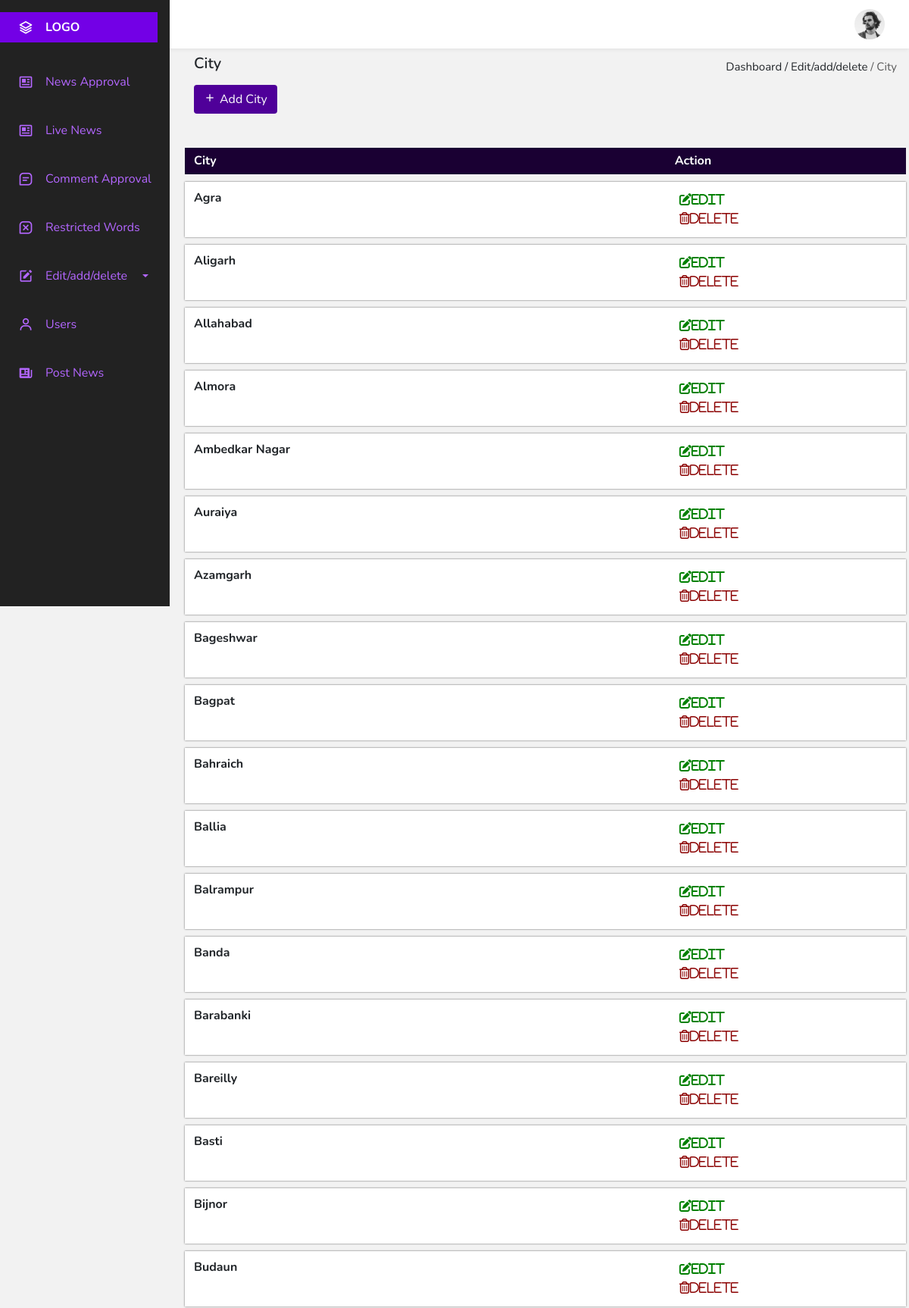
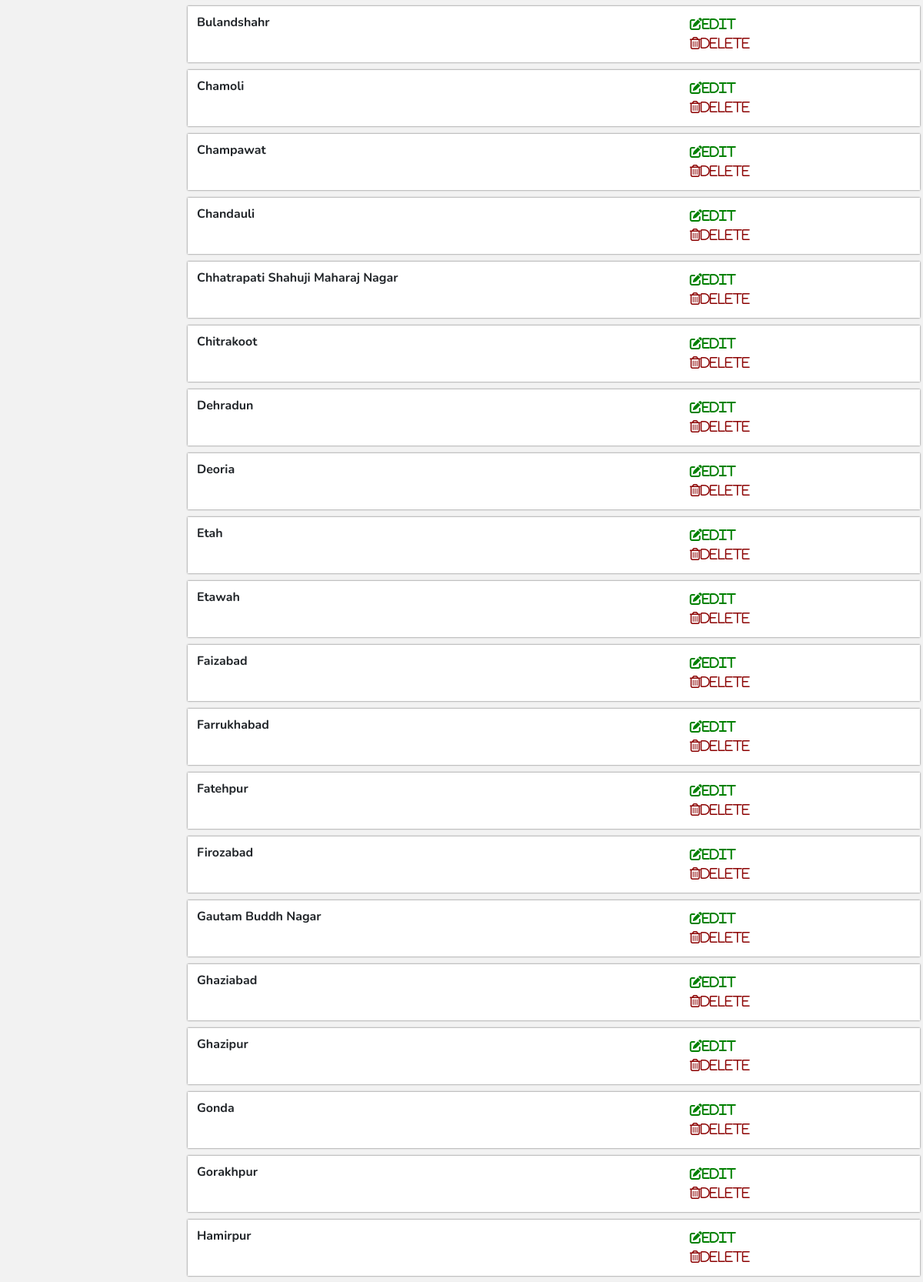
Page /public_html/admin_panel/city.php (upper part) on the committed database (2 pictures, top to bottom).
### tables this page shows
CREATE TABLE `cities` (
  `city_id` int(11) NOT NULL,
  `city` text NOT NULL,
  `state_id` int(11) NOT NULL,
  `district_id` int(11) NOT NULL
);

### public_html/admin_panel/city.php (the view, shortened to what this page needs)
<!DOCTYPE html>
<html lang="en">
<head>
    <link href='https://cdn.jsdelivr.net/npm/boxicons@2.0.5/css/boxicons.min.css' rel='stylesheet'>
    <link href="https://cdn.jsdelivr.net/npm/bootstrap@5.0.0-beta1/dist/css/bootstrap.min.css" rel="stylesheet">
    <link rel="stylesheet" href="style.css">
</head>
<body id="body-pd">
    <header class="header" id="header">
        <div class="header__img">
            <img src="perfil.jpg" alt="">
        </div>
    </header>
    <div class="l-navbar" id="nav-bar">
        <nav class="nav">
            <div>
                <a href="#" class="nav__logo">
                    <i class='bx bx-layer nav__logo-icon'></i>
                    <span class="nav__logo-name">LOGO</span>
                </a>
                <div class="nav__list">
                    <a href="index.php" class="nav__link">
                        <i class='bx bx-news nav__icon'></i>
                        <span class="nav__name">News Approval</span>
                    </a>
                    <a href="live_news.php" class="nav__link">
                        <i class='bx bx-news nav__icon'></i>
                        <span class="nav__name">Live News</span>
                    </a>
                    <a href="comment.php" class="nav__link">
                        <i class='bx bx-message-square-detail nav__icon'></i>
                        <span class="nav__name">Comment Approval</span>
                    </a>
                    <a href="restricted.php" class="nav__link">
                        <i class='bx bx-message-square-x nav__icon'></i>
                        <span class="nav__name">Restricted Words</span>
                    </a>
                    <a class=" nav__link nav-link dropdown-toggle nav__line1" href="#" id="navbarDropdown" role="button" data-bs-toggle="dropdown" aria-expanded="false">
                        <i class='bx bxs-edit nav__icon'></i>
                        <span class="nav__name">Edit/add/delete</span>
                    </a>
                    <a href="user.php" class="nav__link">
                        <i class='bx bx-user nav__icon'></i>
                        <span class="nav__name">Users</span>
                    </a>
                <a href="postNews.php" class="nav__link">
                    <i class='bx bxs-news nav__icon'></i>
                    <span class="nav__name">Post News</span>
                </a>
            </div>
        </div>
    </nav>
</div>
<section id="tab1">
    <div class="navbar">
        <div class="navbar-left">
            <h5>City</h5>
        </div>
        <div class="navbar-right">
            <p>Dashboard / Edit/add/delete <span class="p-span">/ City</span></p>
        </div>
    </div>
    <button class="btn res-btn" onclick="togglePopup1()"><i class='bx bx-plus'></i>Add City</button>
                        <?php
                        include 'db.php';
                            ?>
    <div class="row title-sec">
        <div class="col">
            <h6>City</h6>
        </div>
        <div class="col-4">
            <h6>Action</h6>
        </div>
    </div>
    <?php
    $result1 = mysqli_query($con, "SELECT * FROM cities ORDER BY city");
    while ($row = mysqli_fetch_array($result1)) {
        ?>
        <div class="row">
            <div class="col-12 table1">
                <div class="row row1">
                    <div class="col">
                        <h6 class="h6-1"><?php echo $row['city']; ?></h6>
                    </div>
                    <div class="col-4">
                        <button class="action-btn1" onclick="togglePopup(<?php echo $row['city_id']; ?>)" ><i class="fas fa-edit fas-lg">Edit</i></button>
                        <button class="action-btn2" onclick="return confirm('Are you sure to Delete?')" ><a href="delete_city.php?msg=<?php echo $row['city_id']; ?>"><i class="far fa-trash-alt fas-lg">Delete</i></a></button>
                    </div>
            </div>
        </div>
    </div>
    <?php } ?>
</section>
</body>
</html>

### public_html/admin_panel/style.css (style rules this page uses)
:root { --header-height: 3rem; --nav-width: 224px; --first-color: #4723D9; --first-color-light: #AFA5D9; --white-color: #F7F6FB; --body-font: 'Nunito', sans-serif; --normal-font-size: 1rem; --z-fixed: 100; }
body { position: relative; margin: var(--header-height) 0 0 0; padding: 0 1rem; font-family: var(--body-font); font-size: var(--normal-font-size); transition: .5s; }
a { text-decoration: none; }
.header { width: 100%; height: var(--header-height); position: fixed; top: 0; left: 0; display: flex; align-items: center; justify-content: space-between; padding: 0 1rem; background-color: var(--white-color); z-index: var(--z-fixed); transition: .5s; }
.header__img { width: 35px; height: 35px; display: flex; justify-content: center; border-radius: 50%; overflow: hidden; }
.header__img img { width: 40px; }
.l-navbar { position: fixed; top: 0; left: -30%; width: var(--nav-width); height: 100vh; background: #222222; padding: .5rem 1rem 0 0; transition: .5s; z-index: var(--z-fixed); }
.nav { height: 100%; display: flex; flex-direction: column; justify-content: space-between; overflow: hidden; }
.nav__logo, .nav__link { display: grid; grid-template-columns: max-content max-content; align-items: center; column-gap: 1rem; padding: .5rem 0 .5rem 1.5rem; }
.nav__line1 { display: flex; }
.nav__logo { background: #7300e6; margin-bottom: 2rem; }
.nav__logo-icon { font-size: 1.25rem; color: #fff; }
.nav__logo-name { color: #fff; font-weight: 700; }
.nav__link { position: relative; color: #b366ff; margin-bottom: 1.5rem; transition: .3s; }
.nav__icon { font-size: 1.25rem; }
@media screen and (min-width: 768px) { body { margin: calc(var(--header-height) + 1rem) 0 0 0; padding-left: calc(var(--nav-width) + 2rem); background-color: #f2f2f2; } }
@media screen and (min-width: 768px) { .header { height: calc(var(--header-height) + 1rem); padding: 0 2rem 0 calc(var(--nav-width) + 2rem); background-color: #fff; box-shadow: 0px 0px 6px #d9d9d9; } }
@media screen and (min-width: 768px) { .header__img { width: 40px; height: 40px; } }
@media screen and (min-width: 768px) { .header__img img { width: 45px; } }
@media screen and (min-width: 768px) { .l-navbar { left: 0; padding: 1rem 1rem 0 0; } }
@media screen and (min-width: 768px) { #tab1 .navbar-left h5 { font-weight: 600; } }
@media screen and (min-width: 768px) { #tab1 .navbar-right p { font-size: 15px; margin-bottom: 0; } }
@media screen and (min-width: 768px) { #tab1 .p-span { color: #595959 } }
@media screen and (min-width: 768px) { #tab1 .title-sec { margin-top: 45px; background: #1a0033; color: #fff; padding: 8px 0 0 0; } }
@media screen and (min-width: 768px) { #tab1 .title-sec h6 { font-weight: bold; } }
@media screen and (min-width: 768px) { #tab1 .table1 { background-color: #fff; margin-top: 10px; box-shadow: 0px 0px 2px #595959; } }
@media screen and (min-width: 768px) { .h6-1 { font-weight: bold; margin-bottom: 0; } }
@media screen and (min-width: 768px) { #tab1 .table1 h6 { margin-bottom: 0; } }
@media screen and (min-width: 768px) { #tab1 .row1 { padding: 12px 0; } }
@media screen and (min-width: 768px) { #tab1 .action-btn1, #tab1 .action-btn2, #tab1 .action-btn { border: none; background: none; outline: none; font-size: 15px; } }
@media screen and (min-width: 768px) { #tab1 .action-btn1 i { font-size: 16px; margin-right: 4px; color: green; } }
@media screen and (min-width: 768px) { #tab1 .action-btn2 i { font-size: 16px; margin-right: 4px; color: darkred; } }
@media screen and (min-width: 768px) { .res-btn { background: #4f0099; color: #fff; } }
@media screen and (min-width: 768px) { .res-btn i { margin-right: 5px; } }

### rows in the picture
cities: city "Agra"
cities: city "Aligarh"
cities: city "Allahabad"
cities: city "Almora"
cities: city "Ambedkar Nagar"
cities: city "Auraiya"
cities: city "Azamgarh"
cities: city "Bageshwar"
cities: city "Bagpat"
cities: city "Bahraich"
cities: city "Ballia"
cities: city "Balrampur"
cities: city "Banda"
cities: city "Barabanki"
cities: city "Bareilly"
cities: city "Basti"
cities: city "Bijnor"
cities: city "Budaun"
cities: city "Bulandshahr"
cities: city "Chamoli"
cities: city "Champawat"
cities: city "Chandauli"
cities: city "Chhatrapati Shahuji Maharaj Nagar"
cities: city "Chitrakoot"
cities: city "Dehradun"
cities: city "Deoria"
cities: city "Etah"
cities: city "Etawah"
cities: city "Faizabad"
cities: city "Farrukhabad"
cities: city "Fatehpur"
cities: city "Firozabad"
cities: city "Gautam Buddh Nagar"
cities: city "Ghaziabad"
cities: city "Ghazipur"
cities: city "Gonda"
cities: city "Gorakhpur"
cities: city "Hamirpur"
